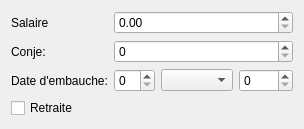
<?xml version="1.0" encoding="UTF-8"?>
<ui version="4.0">
 <class>EmployeSpWidget</class>
 <widget class="QWidget" name="EmployeSpWidget">
  <property name="geometry">
   <rect>
    <x>0</x>
    <y>0</y>
    <width>359</width>
    <height>141</height>
   </rect>
  </property>
  <property name="windowTitle">
   <string>Form</string>
  </property>
  <layout class="QGridLayout" name="gridLayout">
   <property name="sizeConstraint">
    <enum>QLayout::SetFixedSize</enum>
   </property>
   <item row="1" column="1">
    <widget class="QLabel" name="lSalaire">
     <property name="text">
      <string>Salaire</string>
     </property>
    </widget>
   </item>
   <item row="1" column="2">
    <widget class="QDoubleSpinBox" name="dsbSalaire">
     <property name="maximum">
      <double>9999.989999999999782</double>
     </property>
    </widget>
   </item>
   <item row="2" column="1">
    <widget class="QLabel" name="lConje">
     <property name="text">
      <string>Conje:</string>
     </property>
    </widget>
   </item>
   <item row="2" column="2">
    <widget class="QSpinBox" name="sbConje">
     <property name="maximum">
      <number>99</number>
     </property>
    </widget>
   </item>
   <item row="3" column="1">
    <widget class="QLabel" name="lDateEmbau">
     <property name="text">
      <string>Date d'embauche:</string>
     </property>
    </widget>
   </item>
   <item row="4" column="1" colspan="2">
    <widget class="QCheckBox" name="cbRetraite">
     <property name="text">
      <string>Retraite</string>
     </property>
    </widget>
   </item>
   <item row="3" column="2">
    <layout class="QHBoxLayout" name="hlDateEmbau">
     <item>
      <widget class="QSpinBox" name="sbDay">
       <property name="maximum">
        <number>30</number>
       </property>
      </widget>
     </item>
     <item>
      <widget class="QComboBox" name="sbMonth"/>
     </item>
     <item>
      <widget class="QSpinBox" name="sbYear">
       <property name="maximum">
        <number>2017</number>
       </property>
      </widget>
     </item>
    </layout>
   </item>
  </layout>
 </widget>
 <resources/>
 <connections/>
</ui>
